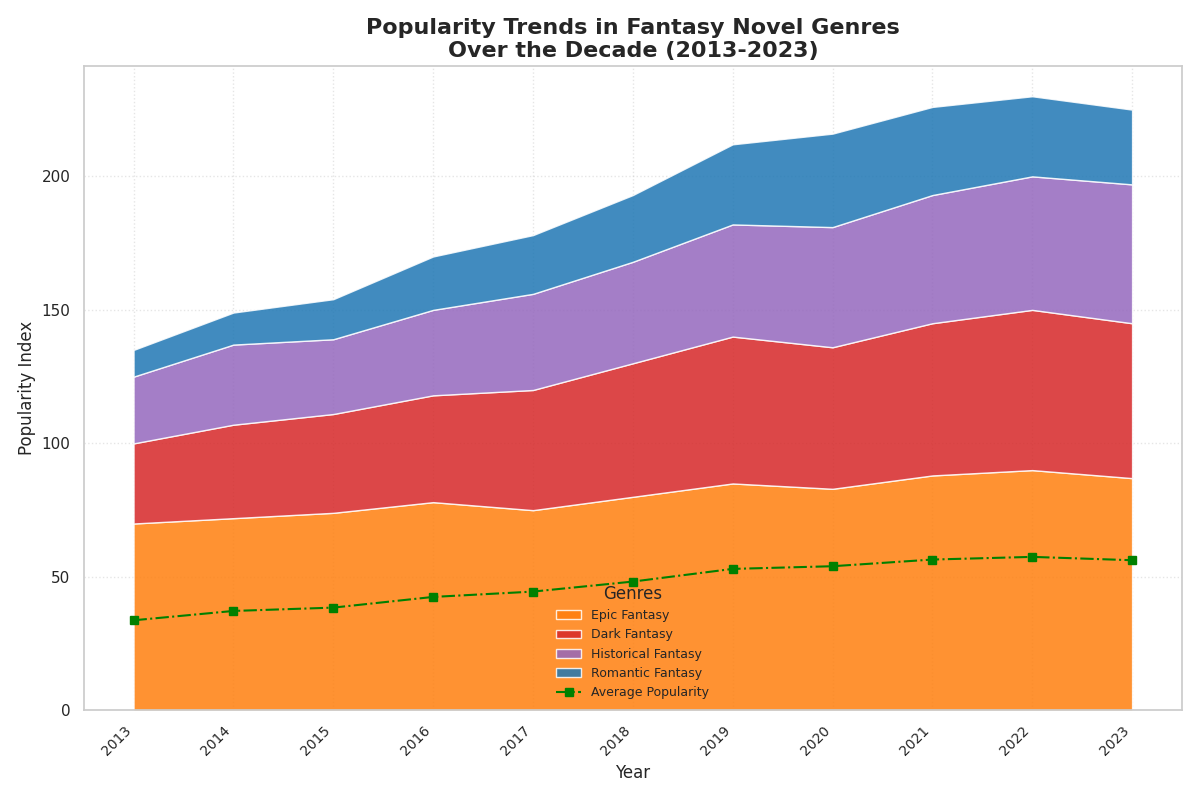

Write Python code to recreate this figure.
import matplotlib.pyplot as plt
import numpy as np

# Data setup
years = np.arange(2013, 2024)
epic_fantasy = np.array([70, 72, 74, 78, 75, 80, 85, 83, 88, 90, 87])
dark_fantasy = np.array([30, 35, 37, 40, 45, 50, 55, 53, 57, 60, 58])
historical_fantasy = np.array([25, 30, 28, 32, 36, 38, 42, 45, 48, 50, 52])
romantic_fantasy = np.array([10, 12, 15, 20, 22, 25, 30, 35, 33, 30, 28])

# Calculate average popularity
average_popularity = (epic_fantasy + dark_fantasy + historical_fantasy + romantic_fantasy) / 4

# Plot creation
fig, ax = plt.subplots(figsize=(12, 8))

# Stacked area chart
ax.stackplot(years, epic_fantasy, dark_fantasy, historical_fantasy, romantic_fantasy,
             labels=['Epic Fantasy', 'Dark Fantasy', 'Historical Fantasy', 'Romantic Fantasy'],
             colors=['#ff7f0e', '#d62728', '#9467bd', '#1f77b4'],  # adjusted color choices
             alpha=0.85)

# Average popularity line
ax.plot(years, average_popularity, color='green', linewidth=1.5, linestyle='-.', marker='s', label='Average Popularity')

# Updated chart elements
ax.set_title('Popularity Trends in Fantasy Novel Genres\nOver the Decade (2013-2023)', fontsize=16, weight='bold')
ax.set_xlabel('Year', fontsize=12)
ax.set_ylabel('Popularity Index', fontsize=12)
ax.set_xticks(years)
ax.set_xticklabels(years, rotation=45, ha='right', fontsize=10)

# Legend properties
ax.legend(loc='lower center', title='Genres', frameon=False, fontsize=9)

# Grid styling
ax.grid(True, axis='both', linestyle=':', alpha=0.5)

# Enhancing layout
plt.tight_layout()

# Display the plot
plt.show()
